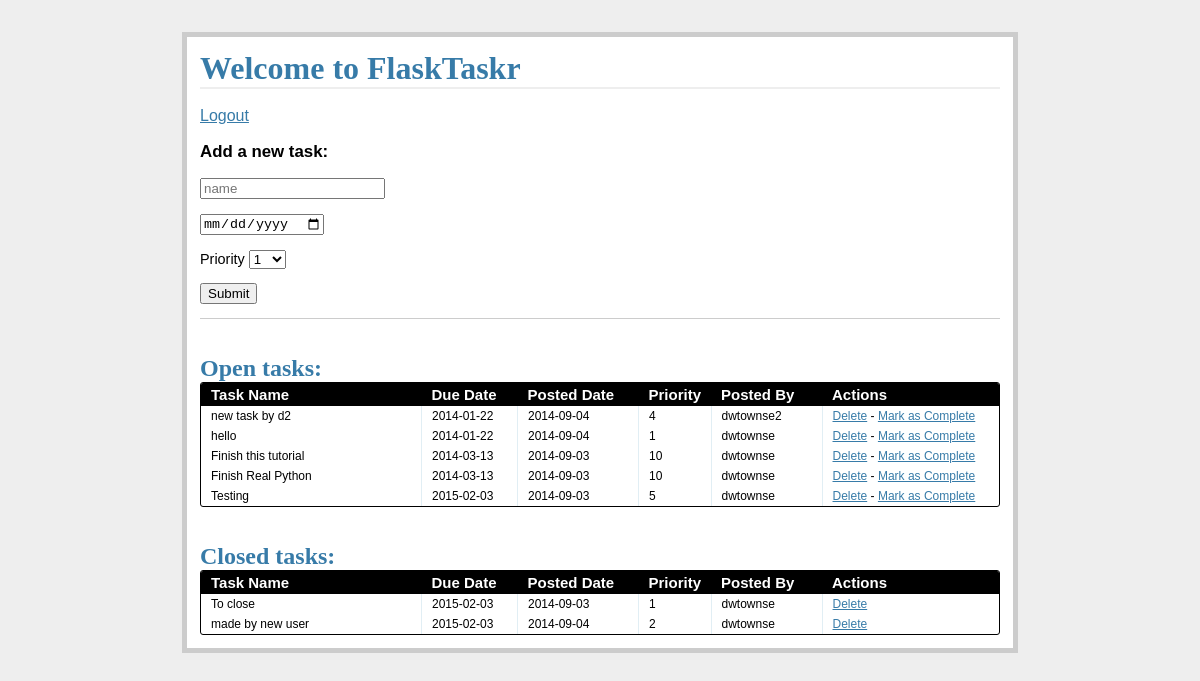
Screenshot of /tasks/ (signed in) with the database file from the repository.
### models.py (models this page shows, shortened)
class Task(db.Model):
    import datetime
    __tablename__ = "tasks"
    task_id = db.Column(db.Integer, primary_key=True)
    name = db.Column(db.String, nullable=False)
    due_date = db.Column(db.Date, nullable=False)
    priority = db.Column(db.Integer, nullable=False)
    posted_date = db.Column(db.Date,
                            default=datetime.datetime.utcnow())
    status = db.Column(db.Integer)
    user_id = db.Column(db.Integer, db.ForeignKey('users.id'))

class User(db.Model):
    __tablename__ = "users"
    id = db.Column(db.Integer, primary_key=True)
    name = db.Column(db.String, unique=True, nullable=False)
    email = db.Column(db.String, unique=True, nullable=False)
    password = db.Column(db.String, nullable=False)
    tasks = db.relationship('Task', backref='poster')

### views.py (the view)
@app.route('/tasks/')
@login_required
def tasks():
    open_tasks = db.session.query(Task) \
        .filter_by(status='1').order_by(Task.due_date.asc())
    closed_tasks = db.session.query(Task) \
        .filter_by(status='0').order_by(Task.due_date.asc())
    return render_template(
        'tasks.html',
        form=AddTaskForm(request.form),
        open_tasks=open_tasks,
        closed_tasks=closed_tasks
    )

### forms.py
class AddTaskForm(Form):
    task_id = IntegerField('Priority')
    name = TextField('Task Name', validators=[DataRequired()])
    due_date = DateField(
        'Date Due (mm/dd/yyyy)',
        validators=[DataRequired()], format='%m/%d/%Y'
    )
    priority = SelectField(
        'Priority',
        validators=[DataRequired()],
        choices=[
            ('1', '1'), ('2', '2'), ('3', '3'), ('4', '4'), ('5', '5'),
            ('6', '6'), ('7', '7'), ('8', '8'), ('9', '9'), ('10', '10')
        ]
    )
    status = IntegerField('Status')

### views.py (called while the page is built)
def login_required(test):
    @wraps(test)
    def wrap(*args, **kwargs):
        if 'logged_in' in session:
            return test(*args, **kwargs)
        else:
            flash('You need to login first.')
            return redirect(url_for('login'))
    return wrap

### templates/tasks.html (shortened to what this page needs)
{% extends "template.html" %}
{% block content %}
  <h1>Welcome to FlaskTaskr</h1>
  <br>
  <a href="/logout">Logout</a>
  <div class="add-task">
    <h3>Add a new task:</h3>
      <form action="{{ url_for('new_task') }}" method="post">
        <p>
        {{ form.name(placeholder="name") }}
        </p>
        <p>
        {{ form.due_date(placeholder="due date") }}
        </p>
        <p>
        {{ form.priority.label }}
        {{ form.priority }}
        </p>
        <p><input type="submit" value="Submit"></p>
      </form>
  </div>
  <div class="entries">
    <br>
    <br>
    <h2>Open tasks:</h2>
    <div class="datagrid">
      <table>
        <thead>
          <tr>
            <th width="200px"><strong>Task Name</strong></th>
            <th width="75px"><strong>Due Date</strong></th>
            <th width="100px"><strong>Posted Date</strong></th>
            <th width="50px"><strong>Priority</strong></th>
            <th width="90px"><strong>Posted By</strong></th>
            <th><strong>Actions</strong></th>
          </tr>
        </thead>
        {% for o in open_tasks %}
          <tr>
            <td width="200px">{{ o.name }}</td>
            <td width="75px">{{ o.due_date }}</td>
            <td width="100px">{{ o.posted_date }}</td>
            <td width="50px">{{ o.priority }}</td>
            <td width="90px">{{ o.poster.name }}</td>
            <td>
              <a href="{{ url_for('delete_entry', task_id = o.task_id) }}">Delete</a>  -
              <a href="{{ url_for('complete', task_id = o.task_id) }}">Mark as Complete</a>
            </td>
          </tr>
        {% endfor %}
      </table>
    </div>
  </div>
  <br>
  <br>
  <div class="entries">
    <h2>Closed tasks:</h2>
    <div class="datagrid">
      <table>
        <thead>
          <tr>
            <th width="200px"><strong>Task Name</strong></th>
            <th width="75px"><strong>Due Date</strong></th>
            <th width="100px"><strong>Posted Date</strong></th>
            <th width="50px"><strong>Priority</strong></th>
            <th width="90px"><strong>Posted By</strong></th>
            <th><strong>Actions</strong></th>
          </tr>
        </thead>
        {% for c in closed_tasks %}
          <tr>
            <td width="200px">{{ c.name }}</td>
            <td width="75px">{{ c.due_date }}</td>
            <td width="100px">{{ c.posted_date }}</td>
            <td width="50px">{{ c.priority }}</td>
            <td width="90px">{{ c.poster.name }}</td>
            <td>
               <a href="{{ url_for('delete_entry', task_id = c.task_id) }}">Delete</a>
            </td>
          </tr>
        {% endfor %}
      </table>
    </div>
{% endblock %}

### templates/template.html (shortened to what this page needs)
<!DOCTYPE html>
<html>
    <head>
        <link rel='stylesheet' href="{{ url_for('static', filename='css/styles.css') }}">
    </head>
    <body>
        <div class="page">
            {% block content %}
            {% endblock %}
    </body>
</html>

### static/css/styles.css (style rules this page uses)
body { font-family: sans-serif; background: #eee; }
a, h1, h2 { color: #377BA8; }
h1, h2 { font-family: 'Georgia', serif; margin: 0; }
h1 { border-bottom: 2px solid #eee; }
h2 { font-size: 1.5em; }
.page { margin: 2em auto; width: 50em; border: 5px solid #ccc; padding: 0.8em; background: white; }
.entries { list-style: none; margin: 0; padding: 0; }
.add-task { font-size: 0.9em; border-bottom: 1px solid #ccc; }
.datagrid table { border-collapse: collapse; text-align: left; width: 100%; }
.datagrid { background: #fff; overflow: hidden; border: 1px solid #000000; border-radius: 3px; }
.datagrid table td, .datagrid table th { padding: 3px 10px; }
.datagrid table thead th { background-color:#000000; color:#FFFFFF; font-size: 15px; font-weight: bold; }
.datagrid table thead th:first-child { border: none; }
.datagrid table tbody td { color: #000000; border-left: 1px solid #E1EEF4; font-size: 12px; font-weight: normal; }
.datagrid table tbody td:first-child { border-left: none; }
.datagrid table tbody tr:last-child td { border-bottom: none; }

### rows the page displays
Task: name "new task by d2", due_date "2014-01-22", posted_date "2014-09-04", priority "4", poster.name "dwtownse2"
Task: name "hello", due_date "2014-01-22", posted_date "2014-09-04", priority "1", poster.name "dwtownse"
Task: name "Finish this tutorial", due_date "2014-03-13", posted_date "2014-09-03", priority "10", poster.name "dwtownse"
Task: name "Finish Real Python", due_date "2014-03-13", posted_date "2014-09-03", priority "10", poster.name "dwtownse"
Task: name "Testing", due_date "2015-02-03", posted_date "2014-09-03", priority "5", poster.name "dwtownse"
Task: name "To close", due_date "2015-02-03", posted_date "2014-09-03", priority "1", poster.name "dwtownse"
Task: name "made by new user", due_date "2015-02-03", posted_date "2014-09-04", priority "2", poster.name "dwtownse"
